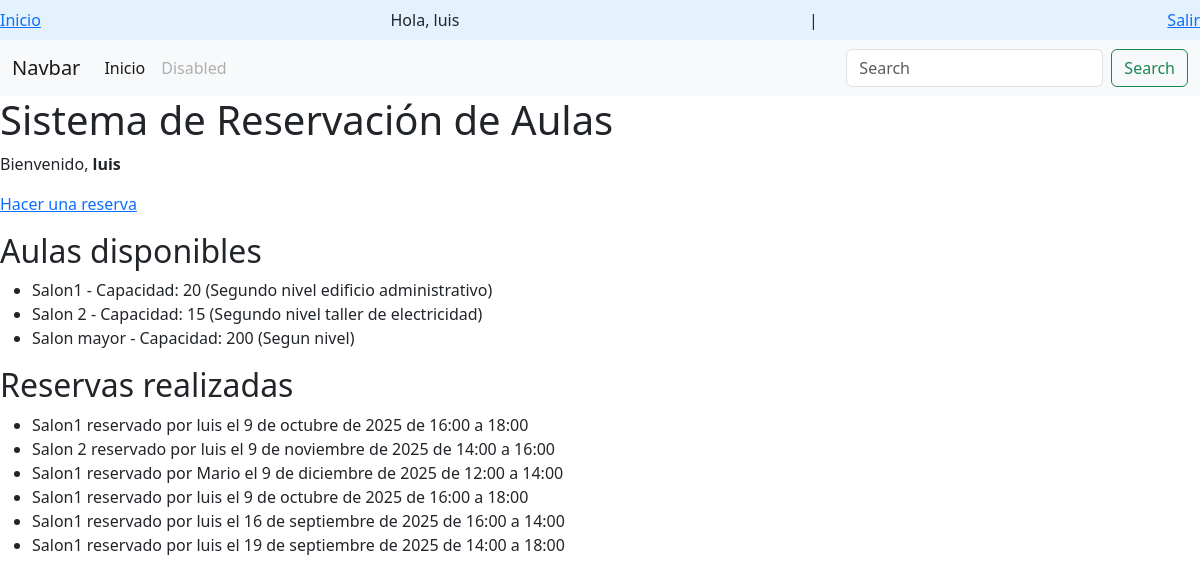
The app's page / (signed in) with its own data.
### aulas/models.py (models this page shows, shortened)
class Aula(models.Model):
    nombre = models.CharField(max_length=50)
    capacidad = models.IntegerField()
    ubicacion = models.CharField(max_length=100)

class Reserva(models.Model):
    aula = models.ForeignKey(Aula, on_delete=models.CASCADE)
    curso = models.ForeignKey(Curso, on_delete=models.CASCADE, null=True, blank=True)
    usuario = models.ForeignKey(User, on_delete=models.CASCADE)
    fecha = models.DateField()
    hora_inicio = models.TimeField()
    hora_fin = models.TimeField()

### aulas/views.py (the view)
# urls.py: path('', views.home, name='home'),
def home(request):
    aulas = Aula.objects.all()
    reservas = Reserva.objects.all()
    return render(request, 'home.html', {'aulas': aulas, 'reservas': reservas})

### aulas/templates/home.html (shortened to what this page needs)
{% extends "base.html" %}
{% block content %}
  <h1>Sistema de Reservación de Aulas</h1>
  {% if user.is_authenticated %}
    <p>Bienvenido, <strong>{{ user.username }}</strong></p>
    <p><a href="{% url 'reservar_aula' %}">Hacer una reserva</a></p>
  {% else %}
    <p><a href="{% url 'login' %}">Inicia sesión</a> o <a href="{% url 'register' %}">Regístrate</a> para hacer reservas.</p>
  {% endif %}
  <h2>Aulas disponibles</h2>
  <ul>
    {% for aula in aulas %}
      <li>{{ aula.nombre }} - Capacidad: {{ aula.capacidad }} ({{ aula.ubicacion }})</li>
    {% empty %}
      <li>No hay aulas registradas.</li>
    {% endfor %}
  </ul>
  <h2>Reservas realizadas</h2>
  <ul>
    {% for reserva in reservas %}
      <li>
        {{ reserva.aula.nombre }} reservado por {{ reserva.usuario.username }}
        el {{ reserva.fecha }} de {{ reserva.hora_inicio }} a {{ reserva.hora_fin }}
      </li>
    {% empty %}
      <li>No hay reservas aún.</li>
    {% endfor %}
  </ul>
{% endblock %}

### aulas/templates/base.html (shortened to what this page needs)
<!doctype html>
<html lang="es">
<head>
  <link href="https://cdn.jsdelivr.net/npm/bootstrap@5.0.2/dist/css/bootstrap.min.css" rel="stylesheet">
<link  href="https://cdn.jsdelivr.net/npm/bootstrap@5.3.3/dist/css/bootstrap.min.css" rel="stylesheet"
>
</head>
<body>
  <header>
    <nav class="navbar navbar-light" style="background-color: #e3f2fd;">
      <a href="{% url 'home' %}">Inicio</a>
      {% if user.is_authenticated %}
        <span>Hola, {{ user.username }}</span> |
        <a href="{% url 'logout' %}">Salir</a>
      {% else %}
        <a href="{% url 'login' %}">Entrar</a>
        <a href="{% url 'register' %}">Registrarse</a>
      {% endif %}
    </nav>
    <nav class="navbar navbar-expand-lg navbar-light bg-light">
        <div class="container-fluid">
          <a class="navbar-brand" href="#">Navbar</a>
          <div class="collapse navbar-collapse" id="navbarSupportedContent">
            <ul class="navbar-nav me-auto mb-2 mb-lg-0">
              <li class="nav-item">
                <a class="nav-link active" aria-current="page" href="{% url 'home' %}">Inicio</a>
              </li>
              <li class="nav-item">
                <a class="nav-link disabled" href="#" tabindex="-1" aria-disabled="true">Disabled</a>
              </li>
            </ul>
            <form class="d-flex">
              <input class="form-control me-2" type="search" placeholder="Search" aria-label="Search">
              <button class="btn btn-outline-success" type="submit">Search</button>
            </form>
          </div>
        </div>
      </nav>
  </header>
  <main>
    {% block content %}{% endblock %}
  </main>
</body>
</html>

### records on screen
Aula: nombre "Salon1", capacidad "20", ubicacion "Segundo nivel edificio administrativo"
Aula: nombre "Salon 2", capacidad "15", ubicacion "Segundo nivel taller de electricidad"
Aula: nombre "Salon mayor", capacidad "200", ubicacion "Segun nivel"
Reserva: aula.nombre "Salon1", usuario.username "luis", fecha "9 de octubre de 2025", hora_inicio "16:00", hora_fin "18:00"
Reserva: aula.nombre "Salon 2", usuario.username "luis", fecha "9 de noviembre de 2025", hora_inicio "14:00", hora_fin "16:00"
Reserva: aula.nombre "Salon1", usuario.username "Mario", fecha "9 de diciembre de 2025", hora_inicio "12:00", hora_fin "14:00"
Reserva: aula.nombre "Salon1", usuario.username "luis", fecha "9 de octubre de 2025", hora_inicio "16:00", hora_fin "18:00"
Reserva: aula.nombre "Salon1", usuario.username "luis", fecha "16 de septiembre de 2025", hora_inicio "16:00", hora_fin "14:00"
Reserva: aula.nombre "Salon1", usuario.username "luis", fecha "19 de septiembre de 2025", hora_inicio "14:00", hora_fin "18:00"

### other values on screen
{{ user.username }} "luis"
